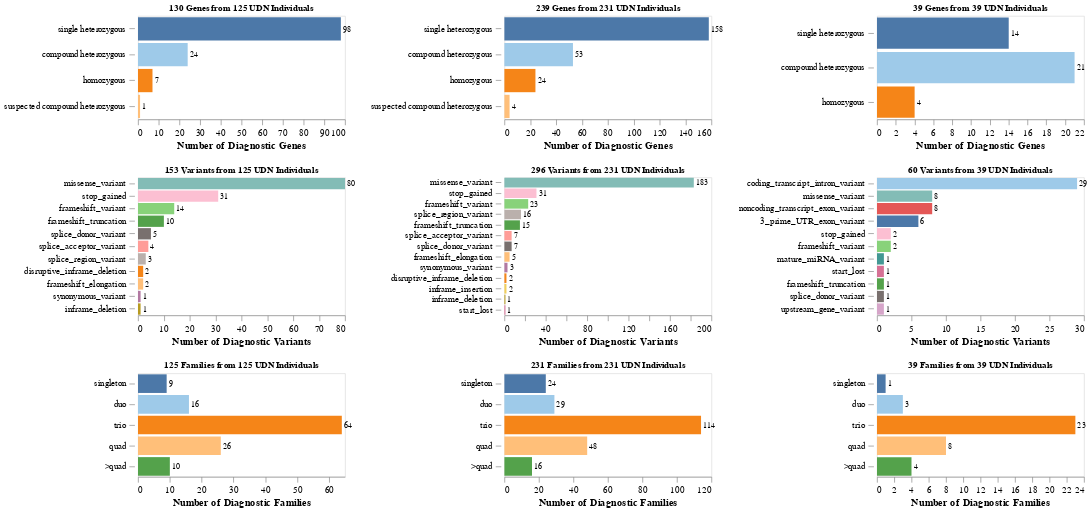

Notebook code for this chart:
### Code cell
alt.hconcat(wes,wgs_exomiser, wgs_genomiser).configure_axis(grid=False,
    labelPadding= 5,
    labelLimit=0,
    labelFontSize=13, 
    titleFontSize=15, labelFont='arial', tickSize=8).configure_legend(
        labelLimit=0,labelFontSize=12, titleFontSize=15, labelFont='arial')
